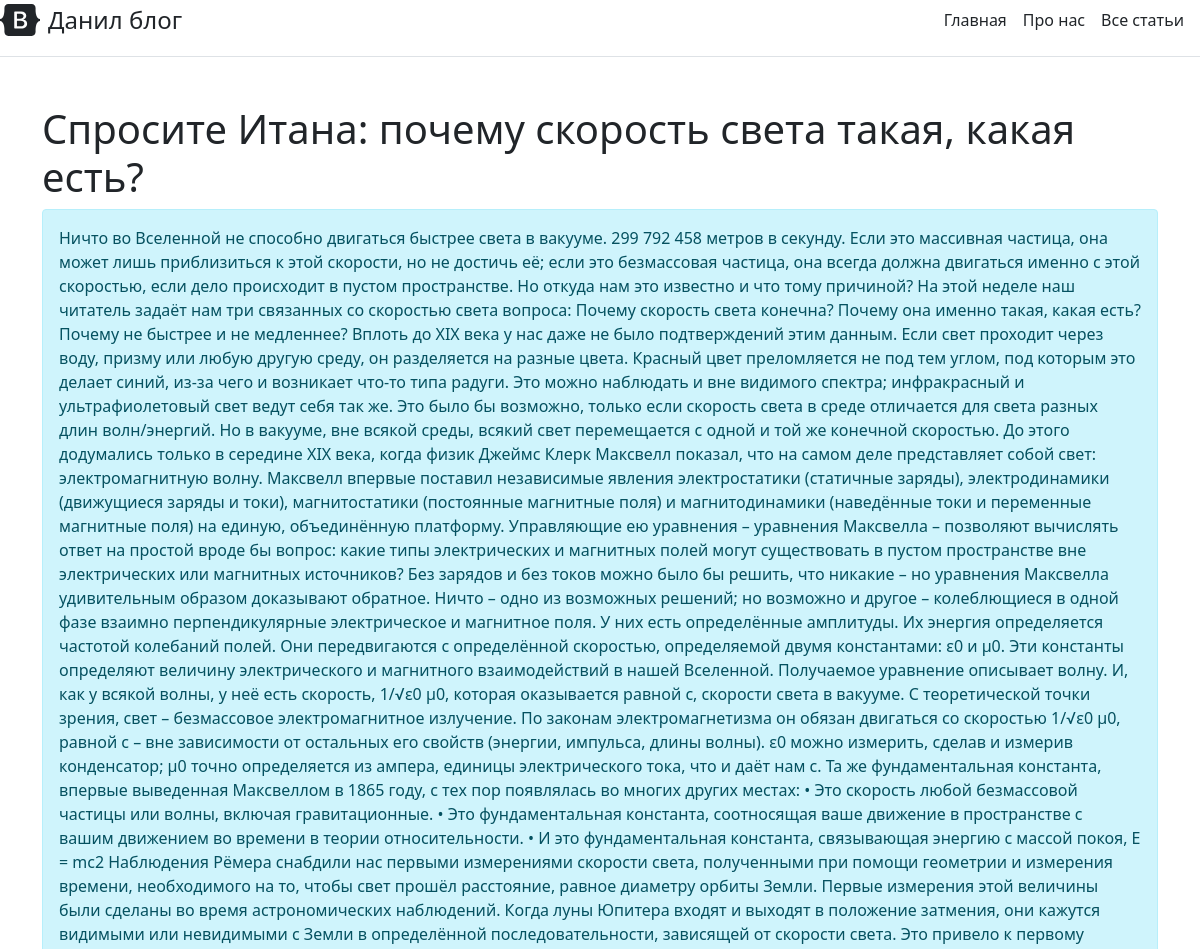
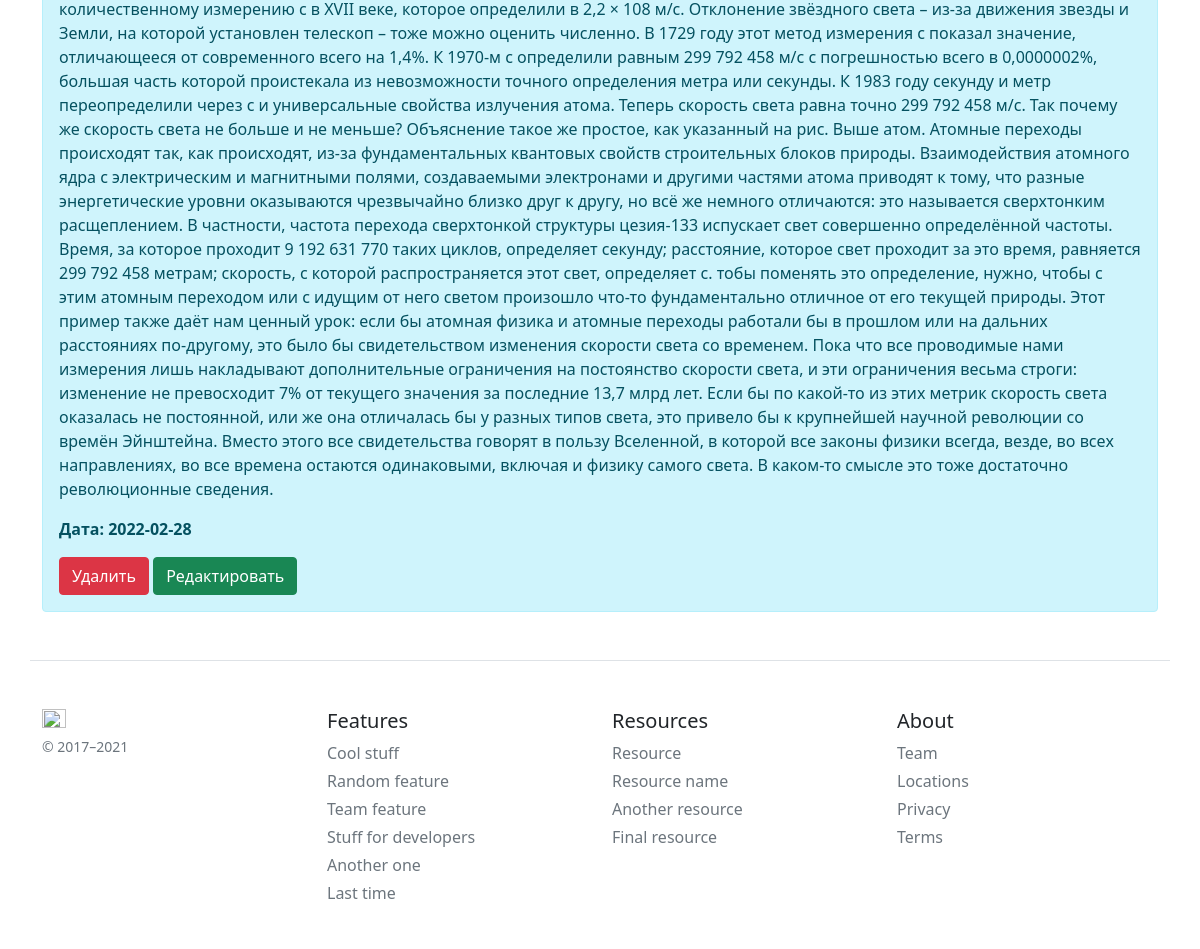
Page /posts/3 on the committed database (2 pictures, top to bottom).
### app.py (models this page shows, shortened)
class Article(db.Model):
    id = db.Column(db.Integer, primary_key=True)  # Уникальный идентификатор
    title = db.Column(db.String(100), nullable=False)  # Заголовок статьи
    intro = db.Column(db.String(300), nullable=False)  # Вступительный текст
    text = db.Column(db.Text, nullable=False)  # Полный текст статьи
    date = db.Column(db.DateTime, default=datetime.utcnow)  # Время статьи

### app.py (the view)
@app.route('/posts/<int:id>')
def post_detail(id):
    article = Article.query.get(id)
    return render_template('post_detail.html', article=article)

### templates/post_detail.html (shortened to what this page needs)
{% extends 'base.html' %}
{% block body %}
<div class="container mt-5">
    <h1>{{ article.title }}</h1>
    <div class="alert alert-info">
        <p>{{ article.text }}</p>
        <p><b>Дата: {{ article.date.date() }}</b></p>
        <a href="/posts/{{ article.id }}/del" class="btn btn-danger">Удалить</a>
        <a href="/posts/{{ article.id }}/update" class="btn btn-success">Редактировать</a>
    </div>
</div>
{% endblock %}

### rows in the picture
Article: title "Спросите Итана: почему скорость света такая, какая есть?", text "Ничто во Вселенной не способно двигаться быстрее света в вакууме. 299 792 458 метров в секунду. Если это массивная частица, она может лишь приблизиться к этой скорости, но не достичь её; если это безмассовая частица, она всегда должна двигаться именно с этой скоростью, если дело происходит в пустом пространстве. Но откуда нам это известно и что тому причиной? На этой неделе наш читатель задаёт нам три связанных со скоростью света вопроса: Почему скорость света конечна? Почему она именно такая, какая есть? Почему не быстрее и не медленнее? Вплоть до XIX века у нас даже не было подтверждений этим данным. Если свет проходит через воду, призму или любую другую среду, он разделяется на разные…", date "2022-02-28"
